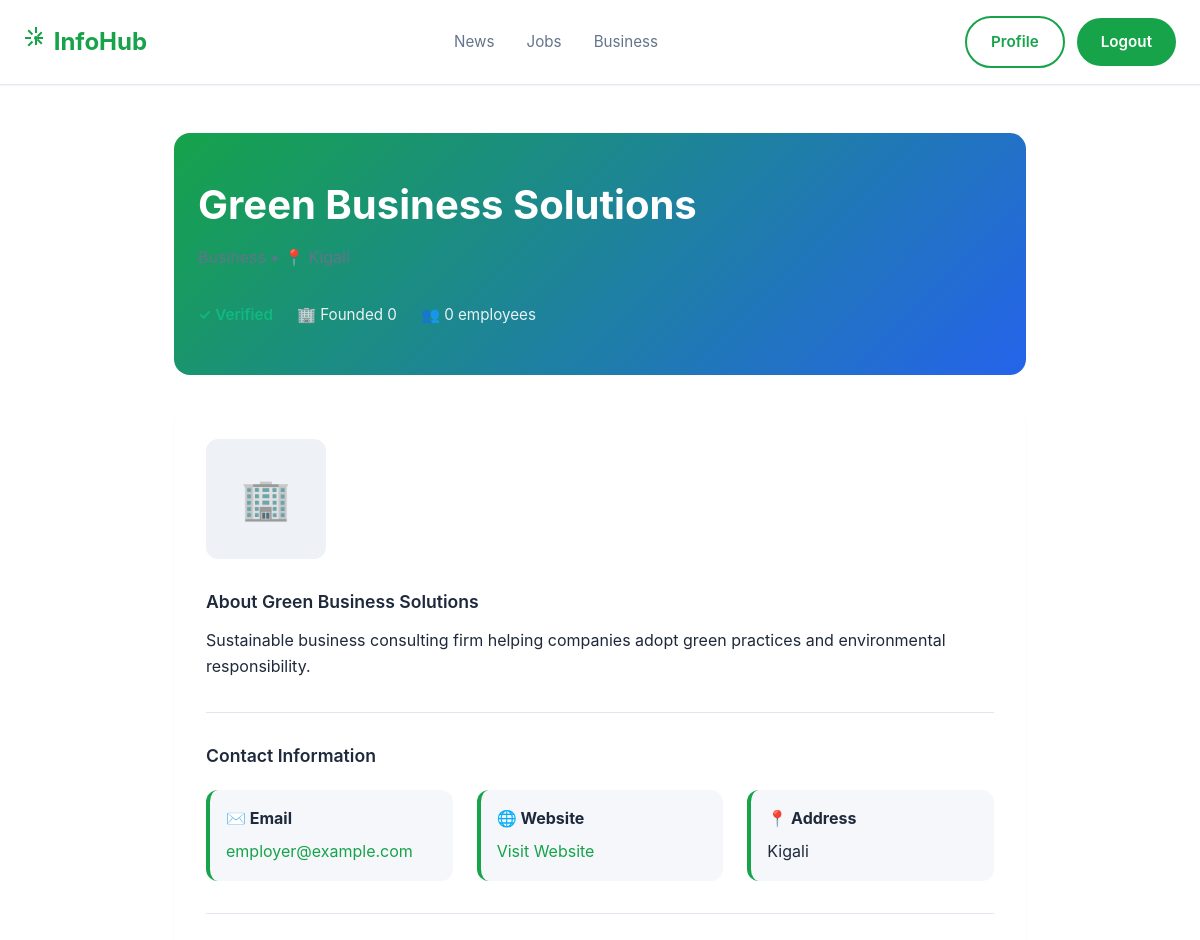
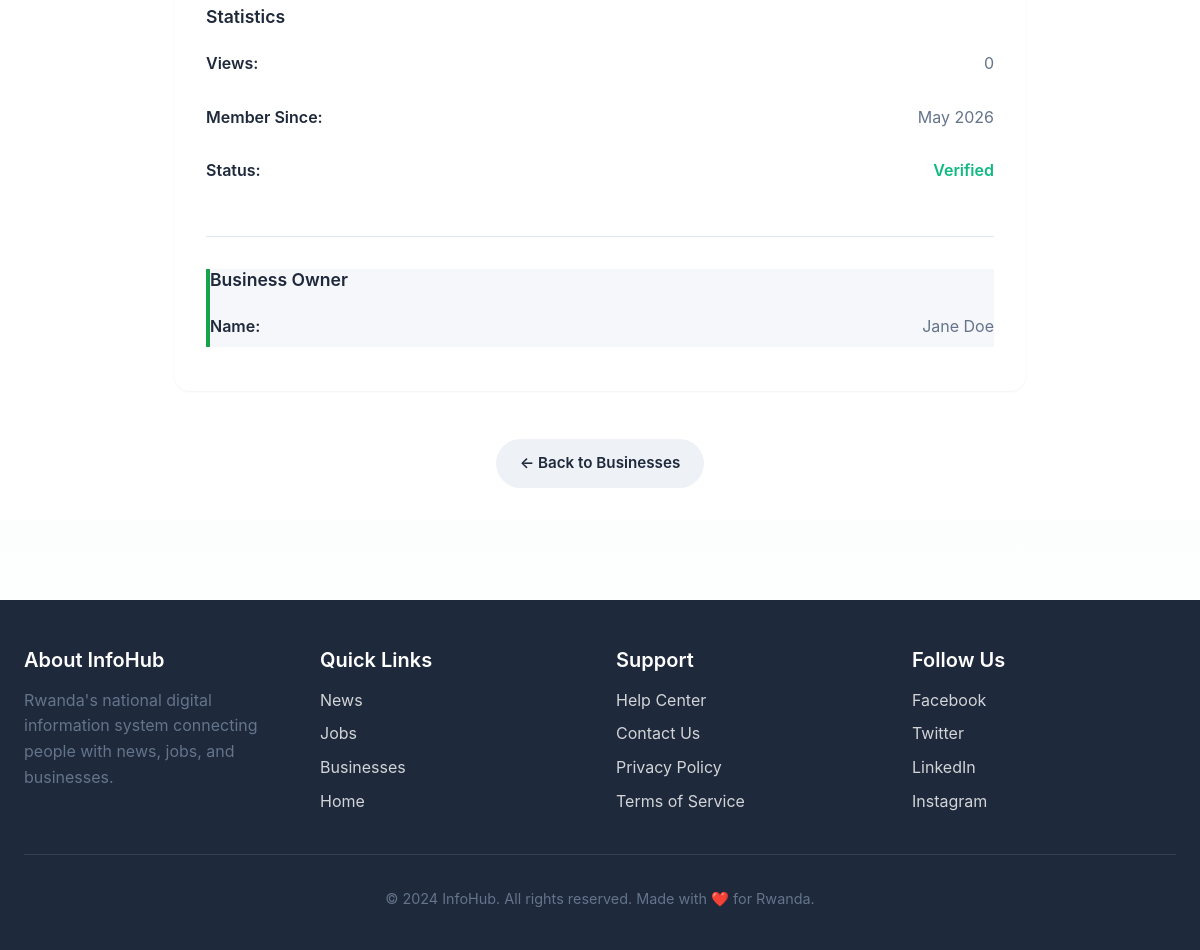
The app's page /business/green-business-solutions (signed in) with its own data (2 pictures, top to bottom).
### tables this page shows
CREATE TABLE IF NOT EXISTS businesses (
  id INT UNSIGNED AUTO_INCREMENT PRIMARY KEY,
  name VARCHAR(255) NOT NULL,
  slug VARCHAR(255) NOT NULL UNIQUE,
  description LONGTEXT,
  owner_id INT UNSIGNED NOT NULL,
  email VARCHAR(255),
  phone VARCHAR(20),
  website VARCHAR(255),
  logo VARCHAR(255),
  cover_image VARCHAR(255),
  category_id INT UNSIGNED,
  location VARCHAR(255),
  coordinates JSON,
  subscription_level ENUM('free', 'premium', 'verified') DEFAULT 'free',
  verification_status ENUM('pending', 'verified', 'rejected') DEFAULT 'pending',
  verified_at TIMESTAMP NULL,
  verified_by INT UNSIGNED,
  is_featured BOOLEAN DEFAULT FALSE,
  is_active BOOLEAN DEFAULT TRUE,
  views INT DEFAULT 0,
  rating DECIMAL(3,2) DEFAULT 0,
  rating_count INT DEFAULT 0,
  business_hours JSON,
  social_links JSON,
  created_at TIMESTAMP DEFAULT CURRENT_TIMESTAMP,
  updated_at TIMESTAMP DEFAULT CURRENT_TIMESTAMP ON UPDATE CURRENT_TIMESTAMP,
  FOREIGN KEY (owner_id) REFERENCES users(id),
  FOREIGN KEY (verified_by) REFERENCES users(id),
  FOREIGN KEY (category_id) REFERENCES categories(id),
  INDEX idx_slug (slug),
  INDEX idx_verification_status (verification_status),
  INDEX idx_owner_id (owner_id),
  INDEX idx_featured (is_featured),
  FULLTEXT INDEX idx_business_search (name, description)
);

CREATE TABLE IF NOT EXISTS users (
  id INT UNSIGNED AUTO_INCREMENT PRIMARY KEY,
  first_name VARCHAR(100) NOT NULL,
  last_name VARCHAR(100) NOT NULL,
  email VARCHAR(255) NOT NULL UNIQUE,
  password_hash VARCHAR(255) NOT NULL,
  phone VARCHAR(20),
  avatar VARCHAR(255),
  bio TEXT,
  location VARCHAR(255),
  role_id INT UNSIGNED NOT NULL DEFAULT 7,
  is_active BOOLEAN NOT NULL DEFAULT TRUE,
  email_verified BOOLEAN NOT NULL DEFAULT FALSE,
  email_verified_at TIMESTAMP NULL,
  last_login_at TIMESTAMP NULL,
  social_links JSON,
  preferences JSON,
  created_at TIMESTAMP DEFAULT CURRENT_TIMESTAMP,
  updated_at TIMESTAMP DEFAULT CURRENT_TIMESTAMP ON UPDATE CURRENT_TIMESTAMP,
  FOREIGN KEY (role_id) REFERENCES roles(id),
  INDEX idx_email (email),
  INDEX idx_role_id (role_id),
  INDEX idx_created_at (created_at),
  FULLTEXT INDEX idx_name_search (first_name, last_name)
);

### app/views/business/show.php (the view, shortened to what the rows shown need)
<div class="detail-container">
    <div class="detail-header">
        <div class="flex-between mb-3">
            <div>
                <h1><?php echo htmlspecialchars($business['name']); ?></h1>
                <p class="text-muted" style="margin: 0.5rem 0;">
                    <?php echo htmlspecialchars($business['category_name'] ?? 'General'); ?> •
                    📍 <?php echo htmlspecialchars($business['location']); ?>
                </p>
            </div>
        </div>
    </div>
    <div class="detail-body">
        <?php if (!empty($business['logo'])): ?>
            <img src="<?php echo htmlspecialchars($business['logo']); ?>" alt="<?php echo htmlspecialchars($business['name']); ?>" class="business-logo">
        <?php else: ?>
            <div style="width: 120px; height: 120px; background: var(--bg-gray); border-radius: var(--radius-md); display: flex; align-items: center; justify-content: center; font-size: 2.5rem; margin-bottom: 1rem;">
                🏢
            </div>
        <?php endif; ?>
        <div class="detail-section">
            <h3>About <?php echo htmlspecialchars($business['name']); ?></h3>
            <?php echo htmlspecialchars($business['description']); ?>
        </div>
        <div class="detail-section">
            <h3>Contact Information</h3>
            <div class="business-info-grid">
                <?php if (!empty($business['email'])): ?>
                    <div class="business-info-card">
                        <strong>✉️ Email</strong>
                        <a href="mailto:<?php echo htmlspecialchars($business['email']); ?>">
                            <?php echo htmlspecialchars($business['email']); ?>
                        </a>
                    </div>
                <?php endif; ?>
                <?php if (!empty($business['website'])): ?>
                    <div class="business-info-card">
                        <strong>🌐 Website</strong>
                        <a href="<?php echo htmlspecialchars($business['website']); ?>" target="_blank">
                        </a>
                    </div>
                <?php endif; ?>
                <div class="business-info-card">
                    <strong>📍 Address</strong>
                    <?php echo htmlspecialchars($business['location']); ?>
                </div>
            </div>
        </div>
        <div class="detail-section">
            <h3>Statistics</h3>
            <div class="detail-info-item">
                <span class="detail-info-label">Views:</span>
                <span class="detail-info-value"><?php echo intval($business['views'] ?? 0); ?></span>
            </div>
            <div class="detail-info-item">
                <span class="detail-info-label">Member Since:</span>
                <span class="detail-info-value"><?php echo date('M Y', strtotime($business['created_at'])); ?></span>
            </div>
            <div class="detail-info-item">
                <span class="detail-info-label">Status:</span>
                <span class="detail-info-value" style="color: var(--success); font-weight: 600;"><?php echo ucfirst($business['verification_status'] ?? 'pending'); ?></span>
            </div>
        </div>
        <?php if (!empty($business['first_name'])): ?>
        <div class="detail-section" style="background: var(--bg-light); border-left: 4px solid var(--primary);">
            <h3>Business Owner</h3>
            <div class="detail-info-item">
                <span class="detail-info-label">Name:</span>
                <span class="detail-info-value"><?php echo htmlspecialchars($business['first_name'] . ' ' . $business['last_name']); ?></span>
            </div>
        </div>
        <?php endif; ?>
    </div>
</div>
<?php
require_once ROOT_PATH . '/app/views/layouts/main.php';
?>

### records on screen
businesses: name "Green Business Solutions", description "Sustainable business consulting firm helping companies adopt green practices and environmental responsibility.", owner.email "employer@example.com", location "Kigali", views "0", created_at "May 2026", verification_status "Verified", owner.last_name "Jane Doe"

### other values on screen
$business['founded_year'] "0"
$business['employees_count'] "0"
